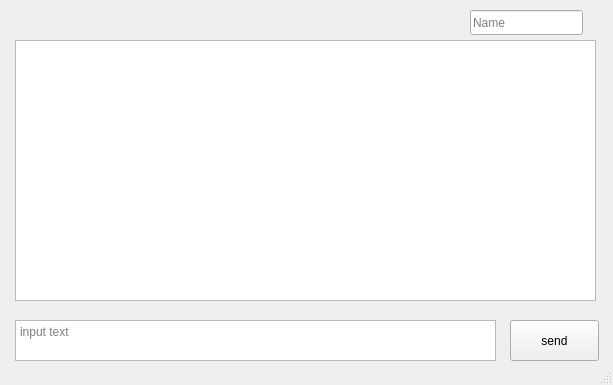
<?xml version="1.0" encoding="UTF-8"?>
<ui version="4.0">
 <class>MainWindow</class>
 <widget class="QMainWindow" name="MainWindow">
  <property name="geometry">
   <rect>
    <x>0</x>
    <y>0</y>
    <width>613</width>
    <height>385</height>
   </rect>
  </property>
  <property name="windowTitle">
   <string>MessengerToPython</string>
  </property>
  <widget class="QWidget" name="centralwidget">
   <widget class="QPushButton" name="pushButton">
    <property name="geometry">
     <rect>
      <x>510</x>
      <y>320</y>
      <width>89</width>
      <height>41</height>
     </rect>
    </property>
    <property name="text">
     <string>send</string>
    </property>
   </widget>
   <widget class="QTextEdit" name="textEdit">
    <property name="geometry">
     <rect>
      <x>15</x>
      <y>320</y>
      <width>481</width>
      <height>41</height>
     </rect>
    </property>
    <property name="placeholderText">
     <string>input text</string>
    </property>
   </widget>
   <widget class="QTextBrowser" name="textBrowser">
    <property name="geometry">
     <rect>
      <x>15</x>
      <y>40</y>
      <width>581</width>
      <height>261</height>
     </rect>
    </property>
   </widget>
   <widget class="QLineEdit" name="lineEdit">
    <property name="geometry">
     <rect>
      <x>470</x>
      <y>10</y>
      <width>113</width>
      <height>25</height>
     </rect>
    </property>
    <property name="placeholderText">
     <string>Name</string>
    </property>
   </widget>
  </widget>
  <widget class="QStatusBar" name="statusBar"/>
 </widget>
 <resources/>
 <connections/>
</ui>
